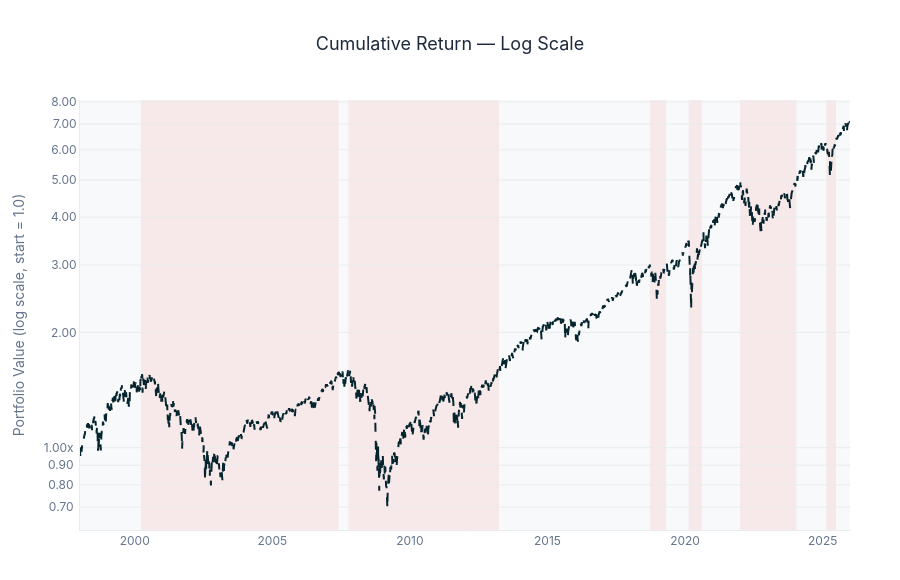

This figure's notebook cell:
### Code cell
import numpy as np
import pandas as pd
import matplotlib.pyplot as plt
import matplotlib.ticker as mticker
import plotly.graph_objects as go
from pathlib import Path

_DATA_PATH = Path(r"C:/Users/benel/OneDrive/Desktop/Python/Thesis_xyz")
_DATA_DIR  = _DATA_PATH / "results" / "data"
_OUT_DIR   = _DATA_PATH / "results" / "plots" / "all_models"
_OUT_DIR.mkdir(parents=True, exist_ok=True)
_START, _END = "1998-01-01", "2025-12-31"

CRISIS_PERIODS = [
    ("Dotcom Crash",       "2000-03-23", "2007-05-31"),
    ("GFC",                "2007-10-09", "2013-03-28"),
    ("Monetary Policy",    "2018-09-21", "2019-04-23"),
    ("COVID-19",           "2020-02-19", "2020-08-12"),
    ("Russia/Ukraine",     "2022-01-03", "2024-01-19"),
    ("Trade Policy Shock", "2025-02-19", "2025-06-26"),
]
BG, PANEL, GRID = "#FFFFFF", "#F8F9FA", "#E9ECEF"
TEXT, SUBTEXT   = "#1E293B", "#64748B"

def _avg_runs(model_dir, pattern):
    dfs, run = [], 1
    while True:
        p = model_dir / pattern.format(run=run)
        if not p.exists(): break
        df = pd.read_csv(p, index_col="date", parse_dates=True).sort_index()
        df = df.loc[_START:_END].dropna(subset=["log_return"])
        dfs.append(df["log_return"])
        run += 1
    if not dfs: return None, 0
    avg = pd.concat(dfs, axis=1).mean(axis=1).dropna()
    return pd.DataFrame({"log_return": avg, "cumulative_value": np.exp(avg.cumsum())}), len(dfs)

def _single(path, log_col="log_return"):
    if not path.exists(): return None
    df = pd.read_csv(path, index_col="date", parse_dates=True).sort_index()
    df = df.loc[_START:_END].dropna(subset=[log_col])
    if log_col != "log_return":
        df = df.rename(columns={log_col: "log_return"})
    df["cumulative_value"] = np.exp(df["log_return"].cumsum())
    return df

lstm_df, lstm_n = _avg_runs(_DATA_DIR / "lstm",    "portfolio_lstm_Quarterly_{run}.csv")
xgb_df,  xgb_n  = _avg_runs(_DATA_DIR / "xgboost", "portfolio_xgb_Quarterly_{run}.csv")
ew_df           = _single(_DATA_DIR / "equal_weight" / "portfolio_Quarterly.csv")
hrp_df          = _single(_DATA_DIR / "hrp"          / "portfolio_Quarterly.csv")
bench_df        = _single(_DATA_DIR / "benchmark"    / "portfolio.csv", log_col="log_returns_per_day")

# (cumulative_value, hex_color, linewidth)
series = {}
if bench_df is not None: series["S&P 500"]         = (bench_df["cumulative_value"], "#05242E", 2.5)
if ew_df    is not None: series["1/N"]                 = (ew_df["cumulative_value"],    "#CAC9CE", 1.8)
if hrp_df   is not None: series["HRP"]                          = (hrp_df["cumulative_value"],   "#36A7AF", 1.8)
if xgb_df   is not None: series["XGBoost"] = (xgb_df["cumulative_value"],   "#20B42C", 1.8)
if lstm_df  is not None: series["LSTM"]    = (lstm_df["cumulative_value"],  "#EB2C2C", 1.8)

TITLE = "Cumulative Return — Log Scale"

# ── 1) Interactive Plotly chart ───────────────────────────────────────────────
fig = go.Figure()
if series:
    first_idx = next(iter(series.values()))[0].index
    for cname, c_start, c_end in CRISIS_PERIODS:
        s = first_idx[first_idx >= pd.Timestamp(c_start)]
        e = first_idx[first_idx <= pd.Timestamp(c_end)]
        if s.empty or e.empty: continue
        fig.add_vrect(x0=s[0], x1=e[-1], fillcolor="rgba(220,38,38,0.08)", layer="below", line_width=0)
        

for label, (cum_series, color, _lw) in series.items():
    ls = 'dash' if label in ["S&P 500"] else 'solid'
    fig.add_trace(go.Scatter(
        x=cum_series.index, y=cum_series.values, mode="lines", name=label,
        line=dict(color=color, width=2, dash=ls), # Added dash here
        hovertemplate="%{x|%b %d, %Y}<br>" + label + ": %{y:.3f}x<extra></extra>",
    ))

fig.update_layout(
    title=dict(text=TITLE, font=dict(size=18, color=TEXT, family="Inter, Arial"), x=0.5, xanchor="center"),
    height=580, paper_bgcolor=BG, plot_bgcolor=PANEL,
    font=dict(family="Inter, Arial, sans-serif", size=12, color=TEXT),
    legend=dict(orientation="h", yanchor="bottom", y=1.02, xanchor="right", x=1, font=dict(color=TEXT, size=11)),
    margin=dict(l=80, r=50, t=100, b=50),
    hoverlabel=dict(bgcolor="white", font_size=12, font_color=TEXT, bordercolor=GRID),
)
fig.update_xaxes(showgrid=False, tickfont=dict(color=SUBTEXT), linecolor=GRID)
fig.update_yaxes(type="log", tickformat=".2f", ticksuffix="x", gridcolor=GRID,
                 tickfont=dict(color=SUBTEXT), title_text="Portfolio Value (log scale, start = 1.0)",
                 title_font=dict(color=SUBTEXT), linecolor=GRID)
fig.show()

# ── 2) PDF export via matplotlib (vector quality) ─────────────────────────────
plt.rcParams.update({
    "font.family":       "DejaVu Sans",
    "axes.spines.top":   False,
    "axes.spines.right": False,
    "axes.facecolor":    "#F8F9FA",
    "figure.facecolor":  "white",
    "grid.color":        "#E9ECEF",
    "grid.linewidth":    0.6,
})

fig_pdf, ax = plt.subplots(figsize=(14, 7))

for cname, c_start, c_end in CRISIS_PERIODS:
    ax.axvspan(pd.Timestamp(c_start), pd.Timestamp(c_end),
               alpha=0.08, color="#DB5353", zorder=0, linewidth=0)

for label, (cum_series, color, lw) in series.items():
    ax.plot(cum_series.index, cum_series.values, color=color, linewidth=lw, label=label, zorder=3)

ax.set_yscale("log")
ax.yaxis.set_major_formatter(mticker.FuncFormatter(lambda y, _: f"{y:.2f}x"))
ax.yaxis.set_minor_formatter(mticker.NullFormatter())
ax.set_xlabel("Date", fontsize=11, color="#64748B", labelpad=8)
ax.set_ylabel("Portfolio Value (log scale, start = 1.0)", fontsize=11, color="#64748B", labelpad=8)
ax.set_title(TITLE, fontsize=14, color="#1E293B", pad=14)
ax.tick_params(colors="#64748B", labelsize=10)
ax.grid(True, which="major", axis="y", zorder=0)
ax.grid(False, axis="x")

y_top = ax.get_ylim()[1]


leg = ax.legend(loc="upper left", fontsize=10, framealpha=0.9, edgecolor="#E9ECEF", ncol=2)
for txt in leg.get_texts():
    txt.set_color("#1E293B")

fig_pdf.tight_layout()
pdf_path = _OUT_DIR / "cumulative_return_log.pdf"
fig_pdf.savefig(pdf_path, format="pdf", bbox_inches="tight")
print(f"PDF saved: {pdf_path}")
plt.show()

### Figure 1 — Plotly figure (JSON) as saved in the notebook; plotly's stock layout.template omitted (floating-point values rounded to 4 significant figures; data arrays with more than 128 entries replaced by an {"elided": "..."} marker saying what was removed)
{"data": [{"hovertemplate": "%{x|%b %d, %Y}<br>S&P 500: %{y:.3f}x<extra></extra>", "line": {"color": "#05242E", "dash": "dash", "width": 2}, "mode": "lines", "name": "S&P 500", "type": "scatter", "x": {"elided": "7041 str values"}, "y": {"elided": "7041 float values"}}], "layout": {"font": {"color": "#1E293B", "family": "Inter, Arial, sans-serif", "size": 12}, "height": 580, "hoverlabel": {"bgcolor": "white", "bordercolor": "#E9ECEF", "font": {"color": "#1E293B", "size": 12}}, "legend": {"font": {"color": "#1E293B", "size": 11}, "orientation": "h", "x": 1, "xanchor": "right", "y": 1.02, "yanchor": "bottom"}, "margin": {"b": 50, "l": 80, "r": 50, "t": 100}, "paper_bgcolor": "#FFFFFF", "plot_bgcolor": "#F8F9FA", "shapes": [{"fillcolor": "rgba(220,38,38,0.08)", "layer": "below", "line": {"width": 0}, "type": "rect", "x0": "2000-03-23T00:00:00", "x1": "2007-05-31T00:00:00", "xref": "x", "y0": 0, "y1": 1, "yref": "y domain"}, {"fillcolor": "rgba(220,38,38,0.08)", "layer": "below", "line": {"width": 0}, "type": "rect", "x0": "2007-10-09T00:00:00", "x1": "2013-03-28T00:00:00", "xref": "x", "y0": 0, "y1": 1, "yref": "y domain"}, {"fillcolor": "rgba(220,38,38,0.08)", "layer": "below", "line": {"width": 0}, "type": "rect", "x0": "2018-09-21T00:00:00", "x1": "2019-04-23T00:00:00", "xref": "x", "y0": 0, "y1": 1, "yref": "y domain"}, {"fillcolor": "rgba(220,38,38,0.08)", "layer": "below", "line": {"width": 0}, "type": "rect", "x0": "2020-02-19T00:00:00", "x1": "2020-08-12T00:00:00", "xref": "x", "y0": 0, "y1": 1, "yref": "y domain"}, {"fillcolor": "rgba(220,38,38,0.08)", "layer": "below", "line": {"width": 0}, "type": "rect", "x0": "2022-01-03T00:00:00", "x1": "2024-01-19T00:00:00", "xref": "x", "y0": 0, "y1": 1, "yref": "y domain"}, {"fillcolor": "rgba(220,38,38,0.08)", "layer": "below", "line": {"width": 0}, "type": "rect", "x0": "2025-02-19T00:00:00", "x1": "2025-06-26T00:00:00", "xref": "x", "y0": 0, "y1": 1, "yref": "y domain"}], "title": {"font": {"color": "#1E293B", "family": "Inter, Arial", "size": 18}, "text": "Cumulative Return — Log Scale", "x": 0.5, "xanchor": "center"}, "xaxis": {"linecolor": "#E9ECEF", "showgrid": false, "tickfont": {"color": "#64748B"}}, "yaxis": {"gridcolor": "#E9ECEF", "linecolor": "#E9ECEF", "tickfont": {"color": "#64748B"}, "tickformat": ".2f", "ticksuffix": "x", "title": {"font": {"color": "#64748B"}, "text": "Portfolio Value (log scale, start = 1.0)"}, "type": "log"}}}
